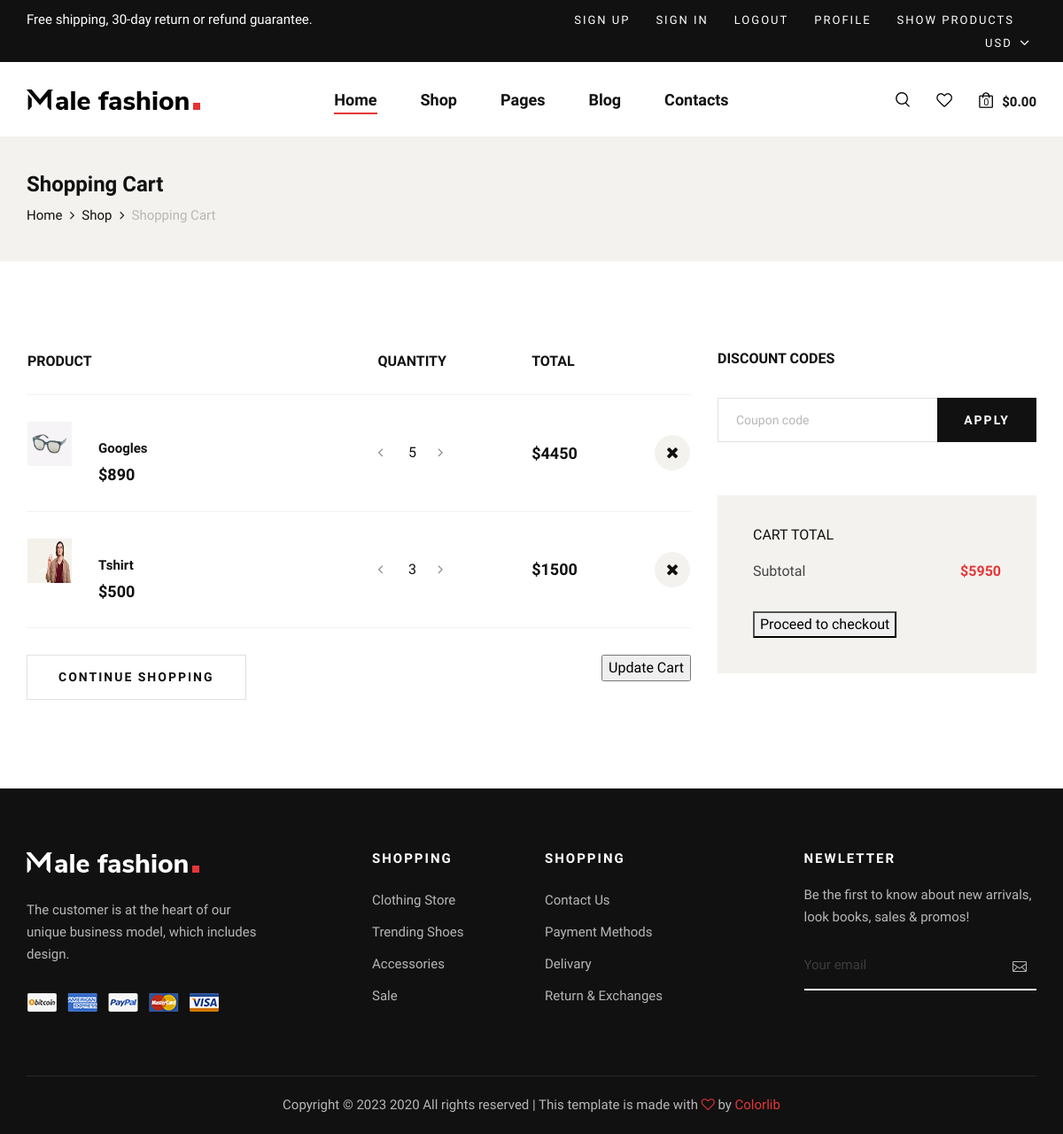
/show_cart/ (signed in), run on the app's committed database.
### app_buyer/models.py (models this page shows, shortened)
class Cart(models.Model):
    prd_id=models.ForeignKey(Product,on_delete=models.CASCADE)
    buyer_id=models.ForeignKey(User,on_delete=models.CASCADE)
    qty=models.IntegerField(default=0)
    total=models.IntegerField(default=0)

### app_seller/models.py (models this page shows)
class Product(models.Model):
    pro_name=models.CharField(max_length=50)
    pro_price=models.IntegerField()
    pro_qty=models.IntegerField()
    pro_image=models.FileField(upload_to="Product/",default="pro.jpg")
    pro_desc=models.TextField(max_length=500)
    seller_id=models.ForeignKey(Seller_user,on_delete=models.CASCADE)

### app_buyer/views.py (the view)
# urls.py: path('show_cart/', views.show_cart, name='show_cart'),
def show_cart(request):
    data=User.objects.get(email=request.session["email"])
    all_cart=Cart.objects.filter(buyer_id=data.id)
    final_total=0
    for i in all_cart:
        final_total=final_total+i.total
    return render(request,"shopping-cart.html",{"all_cart":all_cart,"final_total":final_total})

### app_buyer/templates/shopping-cart.html (shortened to what this page needs)
{% extends 'header_footer.html' %}{% block content%}{% load static %}
    <section class="breadcrumb-option">
        <div class="container">
            <div class="row">
                <div class="col-lg-12">
                    <div class="breadcrumb__text">
                        <h4>Shopping Cart</h4>
                        <div class="breadcrumb__links">
                            <a href="./index.html">Home</a>
                            <a href="./shop.html">Shop</a>
                            <span>Shopping Cart</span>
                        </div>
                    </div>
                </div>
            </div>
        </div>
    </section>
    <section class="shopping-cart spad">
        <div class="container">
            <div class="row">
                <div class="col-lg-8">
                    <div class="shopping__cart__table">
                        <table>
                            <thead>
                                <tr>
                                    <th>Product</th>
                                    <th>Quantity</th>
                                    <th>Total</th>
                                    <th></th>
                                </tr>
                            </thead>
                            <form action="{% url 'update_cart' %}" method="post">
                            <tbody>
                                {% for i in all_cart %}
                                <tr>
                                    <td class="product__cart__item">
                                        <div class="product__cart__item__pic">
                                            <img src="{{i.prd_id.pro_image.url}}" alt="" height="50px" width="50px">
                                        </div>
                                        <div class="product__cart__item__text">
                                            <h6>{{i.prd_id.pro_name}}</h6>
                                            <h5>${{i.prd_id.pro_price}}</h5>
                                        </div>
                                    </td>
                                    <td class="quantity__item">
                                        <div class="quantity">
                                            <div class="pro-qty-2">
                                                <input type="text" value="{{i.qty}}" name="uqty">
                                            </div>
                                        </div>
                                    </td>
                                    <td class="cart__price">${{i.total}} </td>
                                    <td class="cart__close"><a href="{% url 'remove_cart' i.id%}"><i class="fa fa-close"></i></a></td>
                                </tr>
                               {%endfor%}
                            </tbody>
                        </table>
                    </div>
                    <div class="row">
                        <div class="col-lg-6 col-md-6 col-sm-6">
                            <div class="continue__btn">
                                <a href="shop.html">Continue Shopping</a>
                            </div>
                        </div>
                        <div class="col-lg-6 col-md-6 col-sm-6">
                            <div class="continue__btn update__btn">
                            <input type="submit" value="Update Cart">
                            </div>
                        </div>
                    </div>
                </div>
                <div class="col-lg-4">
                    <div class="cart__discount">
                        <h6>Discount codes</h6>
                        <form action="#">
                            <input type="text" placeholder="Coupon code">
                            <button type="submit">Apply</button>
                        </form>
                    </div>
                    <div class="cart__total">
                        <h6>Cart total</h6>
                        <ul>
                            <li>Subtotal <span>${{final_total}}</span></li>
                        </ul>
                        <button id="pay-btn">Proceed to checkout</button>
                    </div>
                </div>
            </div>
        </div>
    </section>
{%  endblock %}

### app_buyer/static/css/style.css (style rules this page uses)
html, body { height: 100%; font-family: "Nunito Sans", sans-serif; -webkit-font-smoothing: antialiased; }
h1, h2, h3, h4, h5, h6 { margin: 0; color: #111111; font-weight: 400; font-family: "Nunito Sans", sans-serif; }
h4 { font-size: 24px; }
h5 { font-size: 18px; }
h6 { font-size: 16px; }
img { max-width: 100%; }
ul, ol { padding: 0; margin: 0; }
.spad { padding-top: 100px; padding-bottom: 100px; }
.breadcrumb-option { background: #f3f2ee; padding: 40px 0; }
.breadcrumb__text h4 { color: #111111; font-weight: 700; margin-bottom: 8px; }
.breadcrumb__links a { font-size: 15px; color: #111111; margin-right: 18px; display: inline-block; position: relative; }
.breadcrumb__links a:after { position: absolute; right: -14px; top: 0; content: ""; font-family: "FontAwesome"; }
.breadcrumb__links span { font-size: 15px; color: #b7b7b7; display: inline-block; }
.shopping__cart__table { margin-bottom: 30px; }
.shopping__cart__table table { width: 100%; }
.shopping__cart__table table thead { border-bottom: 1px solid #f2f2f2; }
.shopping__cart__table table thead tr th { color: #111111; font-size: 16px; font-weight: 700; text-transform: uppercase; padding-bottom: 25px; }
.shopping__cart__table table tbody tr { border-bottom: 1px solid #f2f2f2; }
.shopping__cart__table table tbody tr td { padding-bottom: 30px; padding-top: 30px; }
.shopping__cart__table table tbody tr td.product__cart__item { width: 400px; }
.shopping__cart__table table tbody tr td.product__cart__item .product__cart__item__pic { float: left; margin-right: 30px; }
.shopping__cart__table table tbody tr td.product__cart__item .product__cart__item__text { overflow: hidden; padding-top: 21px; }
.shopping__cart__table table tbody tr td.product__cart__item .product__cart__item__text h6 { color: #111111; font-size: 15px; font-weight: 600; margin-bottom: 10px; }
.shopping__cart__table table tbody tr td.product__cart__item .product__cart__item__text h5 { color: #0d0d0d; font-weight: 700; }
.shopping__cart__table table tbody tr td.quantity__item { width: 175px; }
.shopping__cart__table table tbody tr td.quantity__item .quantity .pro-qty-2 { width: 80px; }
.shopping__cart__table table tbody tr td.quantity__item .quantity .pro-qty-2 input { width: 50px; border: none; text-align: center; color: #111111; font-size: 16px; }
.shopping__cart__table table tbody tr td.cart__price { color: #111111; font-size: 18px; font-weight: 700; width: 140px; }
.shopping__cart__table table tbody tr td.cart__close i { font-size: 18px; color: #111111; height: 40px; width: 40px; background: #f3f2ee; border-radius: 50%; line-height: 40px; text-align: center; }
.continue__btn.update__btn { text-align: right; }
.continue__btn a { color: #111111; font-size: 14px; font-weight: 700; letter-spacing: 2px; text-transform: uppercase; border: 1px solid #e1e1e1; padding: 14px 35px; display: inline-block; }
.cart__discount { margin-bottom: 60px; }
.cart__discount h6 { color: #111111; font-weight: 700; text-transform: uppercase; margin-bottom: 35px; }
.cart__discount form { position: relative; }
.cart__discount form input { font-size: 14px; color: #b7b7b7; height: 50px; width: 100%; border: 1px solid #e1e1e1; padding-left: 20px; }
.cart__discount form input::placeholder { color: #b7b7b7; }
.cart__discount form button { font-size: 14px; color: #ffffff; font-weight: 700; letter-spacing: 2px; text-transform: uppercase; background: #111111; padding: 0 30px; border: none; position: absolute; right: 0; top: 0; height: 100%; }
.cart__total { background: #f3f2ee; padding: 35px 40px 40px; }
.cart__total h6 { color: #111111; text-transform: uppercase; margin-bottom: 12px; }
.cart__total ul { margin-bottom: 25px; }
.cart__total ul li { list-style: none; font-size: 16px; color: #444444; line-height: 40px; overflow: hidden; }
.cart__total ul li span { font-weight: 700; color: #e53637; float: right; }
@media only screen and (min-width: 1200px) { .container { max-width: 1170px; } }

### data on the page
Cart: prd_id.pro_image (picture), prd_id.pro_name "Googles", prd_id.pro_price "890", uqty "5", total "4450"
Cart: prd_id.pro_image (picture), prd_id.pro_name "Tshirt", prd_id.pro_price "500", uqty "3", total "1500"

### other printed values
{{ final_total }} "5950"
